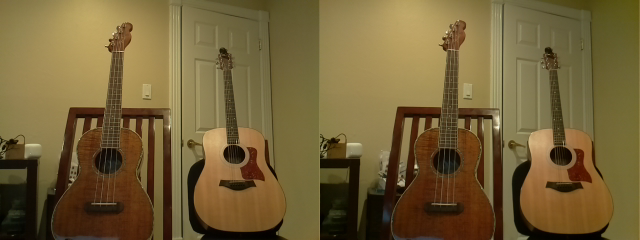
#> input picture scenes/photo.png, 640 x 240 px; its folder holds 5 pictures in this run; the run also reads 1 picture not shown here
$ python calibrate.py   (older library calls are emulated)
#> lines starting #> are read from the running program, lines starting #| are printed output that depends on the picture
import os
import glob
import cv2
import numpy as np
import matplotlib.pyplot as plt

def split_image(image_pair):
    height, width_pair = image_pair.shape
    width = int(width_pair/2)

    image_left = image_pair[0:height, 0:width]
    image_right = image_pair[0:height, width:width_pair]

    return image_left, image_right, (width, height)

def get_corners (image_search, checker_def, scale_ratio = 1):
#> called with image_search = './scenes/*.png', checker_def = (9, 6, 4), scale_ratio = 0.5
    columns = checker_def[0]
    rows = checker_def[1]
    square_size = checker_def[2]

    object_point = np.zeros((columns*rows, 3), dtype=np.float32)
    object_point[:,:2] = np.mgrid[0:columns,0:rows].T.reshape(-1,2)
    object_point *= square_size

    # Arrays to store object points and image points from all the images.
    object_points = [] # 3d point in real world space
    left_image_points = [] # 2d points in left camera image plane.
    right_image_points = [] # 2d points in right camera image plane.

    images = glob.glob(image_search)

    for image_filename in images:
        image_pair = cv2.imread(image_filename, cv2.IMREAD_COLOR)
#> image_pair is the input picture: shape (240, 640, 3); mean B, G, R 55.6, 96.8, 115.4
        image_pair = cv2.cvtColor(image_pair,cv2.COLOR_BGR2GRAY)
#> image_pair: shape (240, 640)
        image_left, image_right, (width, height) = split_image(image_pair)
#> in split_image, `image_right = image_pair[0:height, width:width_pair]`:
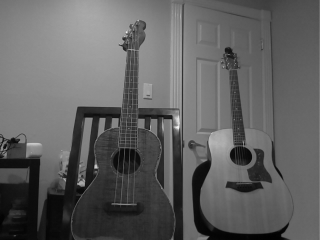
#> image_right: shape (240, 320); min 1, max 241, mean 96.3
#> width = 320; height = 240

        # Find the chess board corners
        flags = cv2.CALIB_CB_ADAPTIVE_THRESH+cv2.CALIB_CB_FAST_CHECK+cv2.CALIB_CB_NORMALIZE_IMAGE
        retL, cornersL = cv2.findChessboardCorners(image_left, (columns, rows), flags)
#> retL = False; cornersL = None
        retR, cornersR = cv2.findChessboardCorners(image_right, (columns, rows), flags)
#> retR = False; cornersR = None

        if ((retL == True) and (retR == True)):
            cornersL = cornersL*scale_ratio
            cornersR = cornersR*scale_ratio

            scaled_width = int(width*scale_ratio)
            scaled_height = int(height*scale_ratio)

            resized_image_left = cv2.resize (image_left, (scaled_width,scaled_height), interpolation = cv2.INTER_AREA)
            resized_image_right = cv2.resize (image_right, (scaled_width,scaled_height), interpolation = cv2.INTER_AREA)

            object_points.append(object_point)

            subpix_criteria = (cv2.TERM_CRITERIA_EPS+cv2.TERM_CRITERIA_MAX_ITER, 30, 0.1)
            cornersL = cv2.cornerSubPix(resized_image_left, cornersL, (3,3), (-1,-1), subpix_criteria)
            left_image_points.append(cornersL)
            cornersR = cv2.cornerSubPix(resized_image_right, cornersR, (3,3), (-1,-1), subpix_criteria)
            right_image_points.append(cornersR)
#> pass 2 of the loop in get_corners, `for image_filename in images:`:
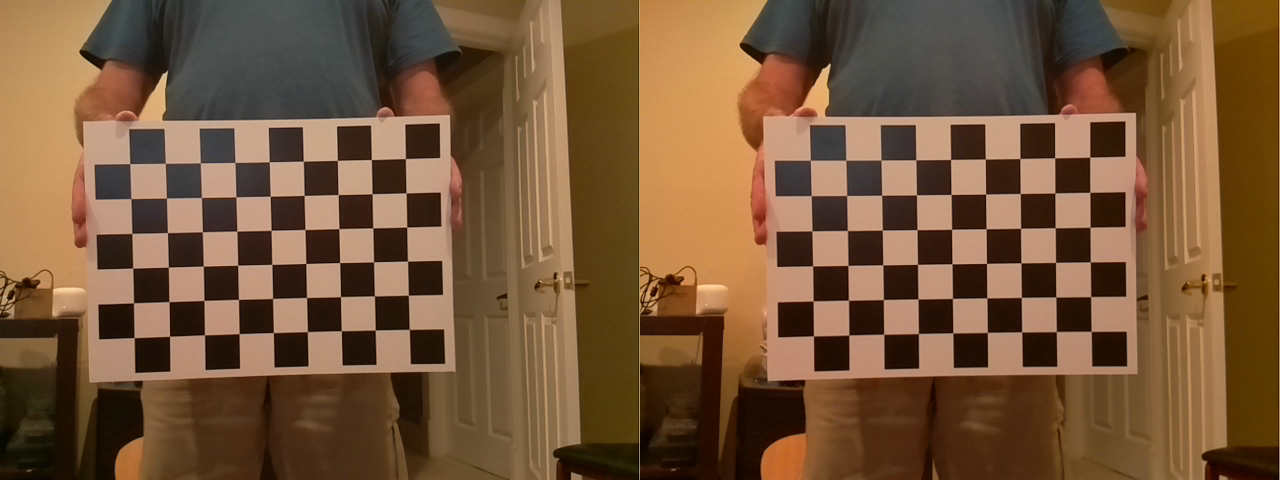
#> input picture scenes/scene_1280x480_1.png, 1280 x 480 px
#> in get_corners, image_pair is the input picture: shape (480, 1280, 3); mean B, G, R 57.1, 85.7, 117.3
#> in get_corners, `image_pair = cv2.cvtColor(image_pair,cv2.COLOR_BGR2GRAY)`:
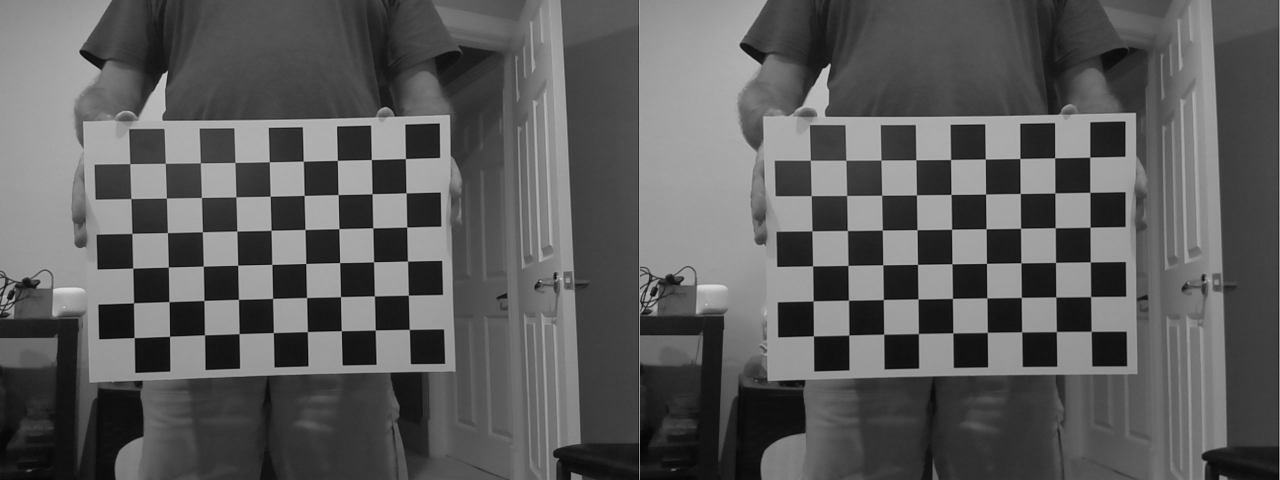
#> image_pair: shape (480, 1280); min 3, max 222, mean 91.9
#> image_left: shape (480, 640)
#> image_right: shape (480, 640)
#> in get_corners, `image_left, image_right, (width, height) = split_image(image_pair)`: width = 640; height = 480
#> in get_corners, `retL, cornersL = cv2.findChessboardCorners(image_left, (columns, rows)..`: retL = True; cornersL = 54 rows, first 8: [409.2, 329.3], [375.2, 329.9], [341.3, 330.8], [307.3, 331.7], [273.3, 332.6], [239.1, 333.6], [204.5, 334.9], [169.6, 336.2]
#> in get_corners, `retR, cornersR = cv2.findChessboardCorners(image_right, (columns, rows..`: retR = True; cornersR = 54 rows, first 8: [451.1, 331.2], [416.3, 331.6], [381.6, 331.8], [347.3, 332.3], [312.8, 332.8], [278.4, 333.4], [243.7, 334.1], [209, 335]
#> in get_corners, `cornersL = cornersL*scale_ratio`: cornersL = 54 rows, first 8: [204.6, 164.7], [187.6, 165], [170.7, 165.4], [153.7, 165.8], [136.7, 166.3], [119.6, 166.8], [102.3, 167.4], [84.79, 168.1]
#> in get_corners, `cornersR = cornersR*scale_ratio`: cornersR = 54 rows, first 8: [225.5, 165.6], [208.2, 165.8], [190.8, 165.9], [173.7, 166.2], [156.4, 166.4], [139.2, 166.7], [121.9, 167.1], [104.5, 167.5]
#> scaled_width = 320
#> scaled_height = 240
#> in get_corners, `resized_image_right = cv2.resize (image_right, (scaled_width,scaled_he..`:
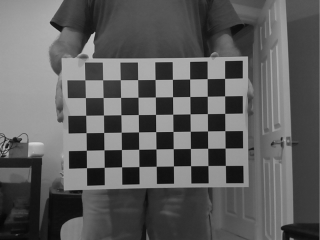
#> resized_image_right: shape (240, 320); min 5, max 215, mean 93.2
#> in get_corners, `cornersL = cv2.cornerSubPix(resized_image_left, cornersL, (3,3), (-1,-..`: cornersL = 54 rows, first 8: [204.4, 164.5], [187.4, 164.7], [170.4, 165.2], [153.5, 165.5], [136.4, 166.1], [119.4, 166.6], [102, 167.3], [84.5, 167.8]
#> in get_corners, `cornersR = cv2.cornerSubPix(resized_image_right, cornersR, (3,3), (-1,..`: cornersR = 54 rows, first 8: [225.4, 165.4], [207.9, 165.5], [190.6, 165.6], [173.4, 165.9], [156.3, 166.3], [138.9, 166.5], [121.6, 166.8], [104.2, 167.4]
#> pass 3 of the loop in get_corners, `for image_filename in images:`:
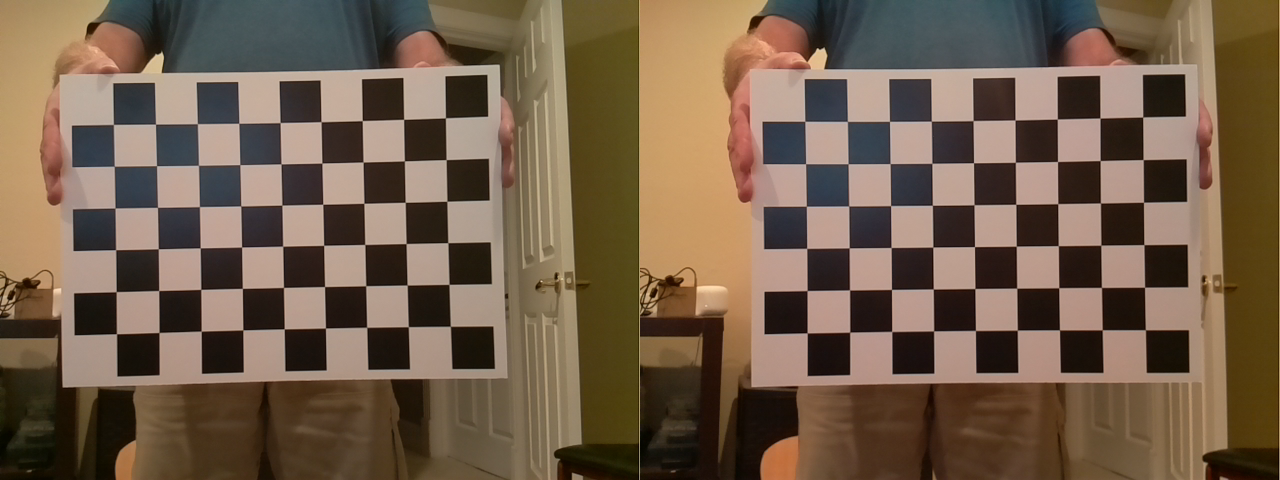
#> input picture scenes/scene_1280x480_10.png, 1280 x 480 px
#> in get_corners, image_pair is the input picture: shape (480, 1280, 3); mean B, G, R 74.6, 94, 114
#> in get_corners, `retL, cornersL = cv2.findChessboardCorners(image_left, (columns, rows)..`: cornersL = 54 rows, first 8: [450.2, 326.1], [408.3, 326.7], [366.7, 327.2], [325.5, 328], [284.1, 328.9], [242.9, 329.9], [201.1, 331.1], [159, 332.5]
#> in get_corners, `retR, cornersR = cv2.findChessboardCorners(image_right, (columns, rows..`: cornersR = 54 rows, first 8: [505.3, 329.7], [462, 329.9], [419.5, 329.9], [377.2, 330.1], [335.4, 330.3], [293.6, 331], [251.8, 331.4], [209.8, 332]
#> in get_corners, `cornersL = cornersL*scale_ratio`: cornersL = 54 rows, first 8: [225.1, 163.1], [204.1, 163.4], [183.4, 163.6], [162.7, 164], [142.1, 164.4], [121.5, 165], [100.6, 165.6], [79.5, 166.2]
#> in get_corners, `cornersR = cornersR*scale_ratio`: cornersR = 54 rows, first 8: [252.7, 164.9], [231, 165], [209.7, 165], [188.6, 165], [167.7, 165.2], [146.8, 165.5], [125.9, 165.7], [104.9, 166]
#> in get_corners, `resized_image_left = cv2.resize (image_left, (scaled_width,scaled_heig..`:
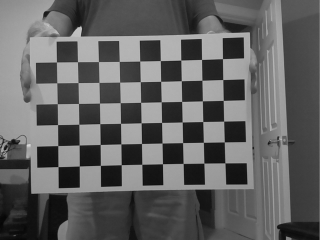
#> resized_image_left: shape (240, 320); min 5, max 215, mean 97.1
#> in get_corners, `resized_image_right = cv2.resize (image_right, (scaled_width,scaled_he..`:
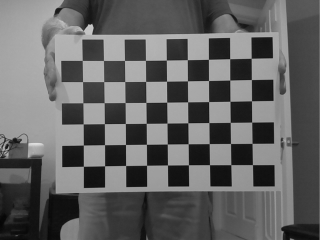
#> resized_image_right: shape (240, 320); min 5, max 224, mean 98.6
#> in get_corners, `cornersL = cv2.cornerSubPix(resized_image_left, cornersL, (3,3), (-1,-..`: cornersL = 54 rows, first 8: [224.9, 162.9], [203.8, 163.2], [183.2, 163.5], [162.5, 163.7], [141.8, 164.3], [121.3, 164.7], [100.4, 165.4], [79.34, 166]
#> in get_corners, `cornersR = cv2.cornerSubPix(resized_image_right, cornersR, (3,3), (-1,..`: cornersR = 54 rows, first 8: [252.5, 164.6], [230.8, 164.6], [209.5, 164.7], [188.4, 164.7], [167.5, 165], [146.5, 165.3], [125.6, 165.5], [104.6, 165.8]
#> the loop made 5 passes; the first 3 are shown

    return object_points, left_image_points, right_image_points, (width, height)

def calibrate_cameras(object_points, left_image_points, right_image_points, image_dims):

#> called with image_dims = (320, 240)
    if (os.path.isdir('./calibration_data')==False):
        print("Creating calibration results directory")
        os.makedirs('./calibration_data')

    print(image_dims)

    # Calibrate Left Camera
    print("Calibrating Left Camera...")
    (rms_left, left_camera_matrix,
     left_dist_coeffs, _, _) = cv2.calibrateCamera(objectPoints=object_points,
                                                   imagePoints=left_image_points,
                                                   imageSize=image_dims,
                                                   cameraMatrix=None,
                                                   distCoeffs=None)
    print(rms_left)
    print(left_camera_matrix)
    print(left_dist_coeffs)

    np.savez('./calibration_data/camera_calibration_left.npz', object_points=object_points, image_points=left_image_points,
        camera_matrix=left_camera_matrix, distortion_coeff=left_dist_coeffs)

    # Calibrate Right Camera
    print("Calibrating Right Camera...")
    (rms_right, right_camera_matrix,
     right_dist_coeffs, _, _) = cv2.calibrateCamera(objectPoints=object_points,
                                                   imagePoints=right_image_points,
                                                   imageSize=image_dims,
                                                   cameraMatrix=None,
                                                   distCoeffs=None)
    print(rms_right)
    print(right_camera_matrix)
    print(right_dist_coeffs)

    np.savez('./calibration_data/camera_calibration_right.npz', object_points=object_points, image_points=right_image_points,
        camera_matrix=right_camera_matrix, distortion_coeff=right_dist_coeffs)

    # Stereo Calibrate
    print ("Stereo Calibrate....")
    (rms_stereo, _, _, _, _,
     R, T, E, F) = cv2.stereoCalibrate(objectPoints=object_points,
                                       imagePoints1=left_image_points,
                                       imagePoints2=right_image_points,
                                       cameraMatrix1=left_camera_matrix,
                                       distCoeffs1=left_dist_coeffs,
                                       cameraMatrix2=right_camera_matrix,
                                       distCoeffs2=right_dist_coeffs,
                                       imageSize=image_dims)

    print(rms_stereo)

     # Compute parameters to rectify each camera.
    (rect_trans_left, rect_trans_right,
     proj_matrix_left, proj_matrix_right,
     Q, boxes_left, boxes_right) = cv2.stereoRectify(cameraMatrix1=left_camera_matrix,
                                                     distCoeffs1=left_dist_coeffs,
                                                     cameraMatrix2=right_camera_matrix,
                                                     distCoeffs2=right_dist_coeffs,
                                                     imageSize=image_dims,
                                                     R=R,
                                                     T=T)

    print(Q)

    # Compute the undistort maps
    left_map_1, left_map_2 = cv2.initUndistortRectifyMap(cameraMatrix=left_camera_matrix,
                                                        distCoeffs=left_dist_coeffs,
                                                        R=rect_trans_left,
                                                        newCameraMatrix=proj_matrix_left,
                                                        size=image_dims,
                                                        m1type=cv2.CV_32FC1)
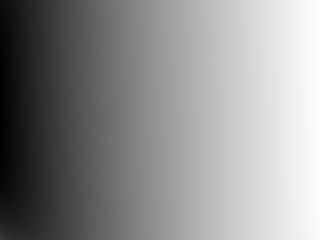
#> left_map_1: shape (240, 320) float32; min 17.32, max 276.1, mean 162.7; drawn with min black and max white
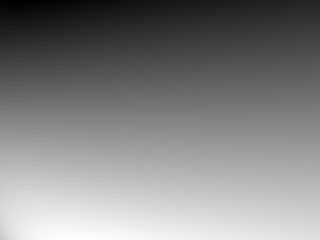
#> left_map_2: shape (240, 320) float32; min 20.07, max 258.3, mean 142.7; drawn with min black and max white

    right_map_1, right_map_2 = cv2.initUndistortRectifyMap(cameraMatrix=right_camera_matrix,
                                                    distCoeffs=right_dist_coeffs,
                                                    R=rect_trans_right,
                                                    newCameraMatrix=proj_matrix_right,
                                                    size=image_dims,
                                                    m1type=cv2.CV_32FC1)
    np.savez_compressed('./calibration_data/stereo_camera_calibration.npz', imageSize=image_dims,
            R=R, T=T, E=E, F=F, Q=Q, left_map_1=left_map_1, left_map_2=left_map_2,
            right_map_1=right_map_1, right_map_2=right_map_2,
                        leftMapX=left_map_1, leftMapY=left_map_2, rightMapX=right_map_1, rightMapY=right_map_2)

    return left_map_1, left_map_2, right_map_1, right_map_2, Q


image_search = './scenes/*.png'
checker_def = (9,6,4)
scale_ratio = 0.5

object_points, left_image_points, right_image_points, image_dims = get_corners (image_search, checker_def, scale_ratio)

scaled_image_dims = (int(image_dims[0]*scale_ratio), int(image_dims[1]*scale_ratio))

left_map_1, left_map_2, right_map_1, right_map_2, Q = calibrate_cameras(object_points, left_image_points, right_image_points, scaled_image_dims)

image_filename = './scenes/scene_1280x480_1.png'

image_pair = cv2.imread(image_filename, cv2.IMREAD_COLOR)
image_pair = cv2.cvtColor(image_pair,cv2.COLOR_RGB2GRAY)
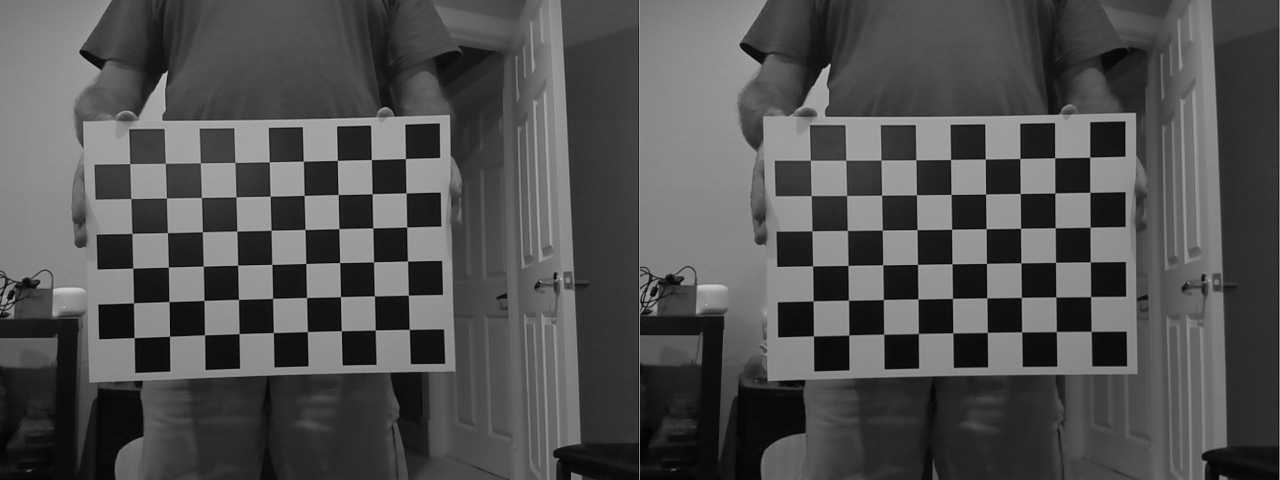
#> image_pair: shape (480, 1280); min 1, max 207, mean 80.8
image_left, image_right, _ = split_image(image_pair)
#> in split_image (call 6), `image_right = image_pair[0:height, width:width_pair]`:
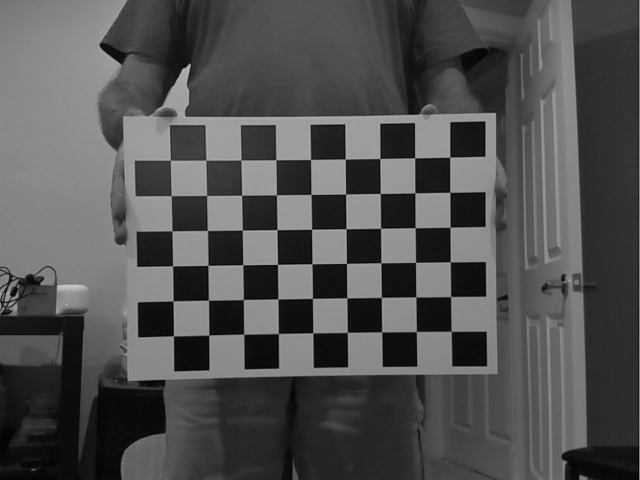
#> image_right: shape (480, 640); min 2, max 198, mean 80.6
print(image_left.shape)
#| (480, 640)

rectified_image_left = cv2.remap(image_left, left_map_1, left_map_2, interpolation=cv2.INTER_LINEAR, borderMode=cv2.BORDER_CONSTANT)
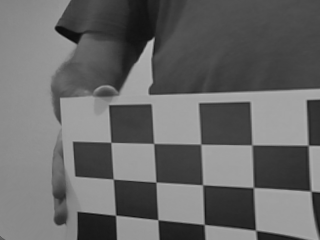
#> rectified_image_left: shape (240, 320); min 12, max 183, mean 104.2
rectified_image_right = cv2.remap(image_right, right_map_1, right_map_2, interpolation=cv2.INTER_LINEAR, borderMode=cv2.BORDER_CONSTANT)
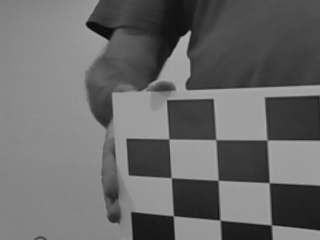
#> rectified_image_right: shape (240, 320); min 11, max 180, mean 105.2

_, image_cells = plt.subplots(1, 2, figsize=(10, 10))
image_cells[0].imshow(rectified_image_left)
image_cells[0].set_title('left image')
image_cells[1].imshow(rectified_image_right)
image_cells[1].set_title('right image')
plt.show()
